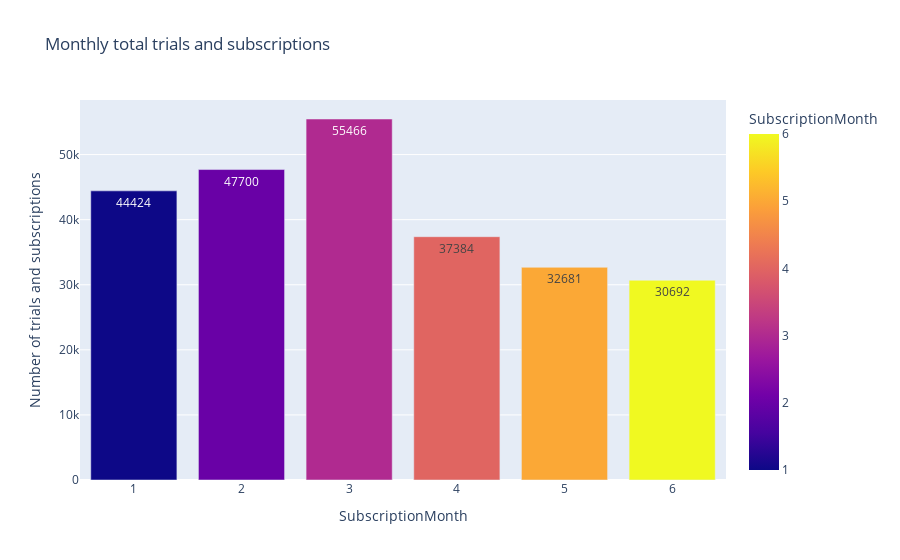

Source (notebook cell):
### Markdown cell above
## **GRAPH 1**

### Code cell
fig = px.bar(MonthlyTrialsSubscriptions, title= "Monthly total trials and subscriptions", x="SubscriptionMonth", y="Number of trials and subscriptions", color="SubscriptionMonth", text="Number of trials and subscriptions")
fig.show()

### Figure 1 — Plotly figure (JSON) as saved in the notebook; plotly's stock layout.template omitted (floating-point values rounded to 4 significant figures)
{"data": [{"alignmentgroup": "True", "hovertemplate": "SubscriptionMonth=%{marker.color}<br>Number of trials and subscriptions=%{text}<extra></extra>", "legendgroup": "", "marker": {"color": [1, 2, 3, 4, 5, 6], "coloraxis": "coloraxis", "pattern": {"shape": ""}}, "name": "", "offsetgroup": "", "orientation": "v", "showlegend": false, "text": [44424, 47700, 55466, 37384, 32681, 30692], "textposition": "auto", "x": [1, 2, 3, 4, 5, 6], "xaxis": "x", "y": [44424, 47700, 55466, 37384, 32681, 30692], "yaxis": "y", "type": "bar"}], "layout": {"xaxis": {"anchor": "y", "domain": [0, 1], "title": {"text": "SubscriptionMonth"}, "type": "linear", "range": [0.5, 6.5], "autorange": true}, "yaxis": {"anchor": "x", "domain": [0, 1], "title": {"text": "Number of trials and subscriptions"}, "type": "linear", "range": [0, 58390.0], "autorange": true}, "coloraxis": {"colorbar": {"title": {"text": "SubscriptionMonth"}}, "colorscale": [[0, "#0d0887"], [0.1111, "#46039f"], [0.2222, "#7201a8"], [0.3333, "#9c179e"], [0.4444, "#bd3786"], [0.5556, "#d8576b"], [0.6667, "#ed7953"], [0.7778, "#fb9f3a"], [0.8889, "#fdca26"], [1, "#f0f921"]]}, "legend": {"tracegroupgap": 0}, "title": {"text": "Monthly total trials and subscriptions"}, "barmode": "relative", "autosize": true}}
